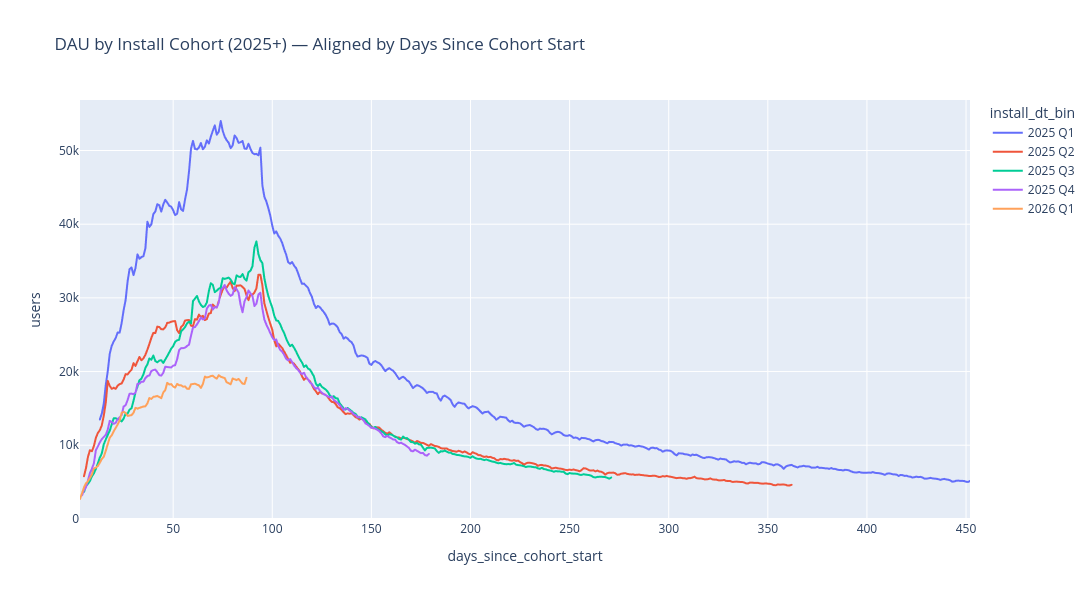

Here is the notebook cell this chart was saved with:
### Code cell
# Create a chart with install cohorts from 2025 onwards, aligned by days since cohort start
cohort_data_2025_plus = cohort_data[cohort_data['install_dt_bin'].isin(['2025 Q1', '2025 Q2', '2025 Q3', '2025 Q4', '2026 Q1'])]

# Get the install start date for each cohort
cohort_starts = {
    '2025 Q1': pd.Timestamp('2025-01-01'),
    '2025 Q2': pd.Timestamp('2025-04-01'),
    '2025 Q3': pd.Timestamp('2025-07-01'),
    '2025 Q4': pd.Timestamp('2025-10-01'),
    '2026 Q1': pd.Timestamp('2026-01-01'),
}

# Add days since cohort start
cohort_data_2025_plus_aligned = cohort_data_2025_plus.copy()
cohort_data_2025_plus_aligned['days_since_cohort_start'] = cohort_data_2025_plus_aligned.apply(
    lambda row: (pd.Timestamp(row['dt']) - cohort_starts[row['install_dt_bin']]).days,
    axis=1
)

fig = px.line(
    cohort_data_2025_plus_aligned,
    x='days_since_cohort_start',
    y='users',
    color='install_dt_bin',
    title='DAU by Install Cohort (2025+) — Aligned by Days Since Cohort Start',
    hover_data={'install_dt_bin': True, 'pct_users': ':.2%', 'users': ':.0f'},
    markers=False,
)

fig.update_layout(
    height=600,
    width=1200,
)

fig.show()

### Figure 1 — Plotly figure (JSON) as saved in the notebook; plotly's stock layout.template omitted (floating-point values rounded to 4 significant figures; data arrays with more than 128 entries replaced by an {"elided": "..."} marker saying what was removed)
{"data": [{"customdata": {"elided": "440x2 mixed values"}, "hovertemplate": "install_dt_bin=%{customdata[0]}<br>days_since_cohort_start=%{x}<br>users=%{y:.0f}<br>pct_users=%{customdata[1]:.2%}<extra></extra>", "legendgroup": "2025 Q1", "line": {"color": "#636efa", "dash": "solid"}, "marker": {"symbol": "circle"}, "mode": "lines", "name": "2025 Q1", "showlegend": true, "type": "scattergl", "x": {"elided": "440 int values"}, "xaxis": "x", "y": {"elided": "440 int values"}, "yaxis": "y"}, {"customdata": {"elided": "358x2 mixed values"}, "hovertemplate": "install_dt_bin=%{customdata[0]}<br>days_since_cohort_start=%{x}<br>users=%{y:.0f}<br>pct_users=%{customdata[1]:.2%}<extra></extra>", "legendgroup": "2025 Q2", "line": {"color": "#EF553B", "dash": "solid"}, "marker": {"symbol": "circle"}, "mode": "lines", "name": "2025 Q2", "showlegend": true, "type": "scattergl", "x": {"elided": "358 int values"}, "xaxis": "x", "y": {"elided": "358 int values"}, "yaxis": "y"}, {"customdata": {"elided": "267x2 mixed values"}, "hovertemplate": "install_dt_bin=%{customdata[0]}<br>days_since_cohort_start=%{x}<br>users=%{y:.0f}<br>pct_users=%{customdata[1]:.2%}<extra></extra>", "legendgroup": "2025 Q3", "line": {"color": "#00cc96", "dash": "solid"}, "marker": {"symbol": "circle"}, "mode": "lines", "name": "2025 Q3", "showlegend": true, "type": "scattergl", "x": {"elided": "267 int values"}, "xaxis": "x", "y": {"elided": "267 int values"}, "yaxis": "y"}, {"customdata": {"elided": "176x2 mixed values"}, "hovertemplate": "install_dt_bin=%{customdata[0]}<br>days_since_cohort_start=%{x}<br>users=%{y:.0f}<br>pct_users=%{customdata[1]:.2%}<extra></extra>", "legendgroup": "2025 Q4", "line": {"color": "#ab63fa", "dash": "solid"}, "marker": {"symbol": "circle"}, "mode": "lines", "name": "2025 Q4", "showlegend": true, "type": "scattergl", "x": {"elided": "176 int values"}, "xaxis": "x", "y": {"elided": "176 int values"}, "yaxis": "y"}, {"customdata": {"elided": "85x2 mixed values"}, "hovertemplate": "install_dt_bin=%{customdata[0]}<br>days_since_cohort_start=%{x}<br>users=%{y:.0f}<br>pct_users=%{customdata[1]:.2%}<extra></extra>", "legendgroup": "2026 Q1", "line": {"color": "#FFA15A", "dash": "solid"}, "marker": {"symbol": "circle"}, "mode": "lines", "name": "2026 Q1", "showlegend": true, "type": "scattergl", "x": [3, 4, 5, 6, 7, 8, 9, 10, 11, 12, 13, 14, 15, 16, 17, 18, 19, 20, 21, 22, 23, 24, 25, 26, 27, 28, 29, 30, 31, 32, 33, 34, 35, 36, 37, 38, 39, 40, 41, 42, 43, 44, 45, 46, 47, 48, 49, 50, 51, 52, 53, 54, 55, 56, 57, 58, 59, 60, 61, 62, 63, 64, 65, 66, 67, 68, 69, 70, 71, 72, 73, 74, 75, 76, 77, 78, 79, 80, 81, 82, 83, 84, 85, 86, 87], "xaxis": "x", "y": [2703, 3473, 4265, 4831, 5114, 5543, 6047, 6815, 6965, 7174, 7622, 8130, 8432, 9245, 10150, 11018, 11352, 11901, 12348, 12815, 13358, 14378, 14543, 14390, 13985, 14034, 14079, 14416, 15084, 14963, 15072, 15166, 15250, 15284, 15676, 16415, 16284, 16569, 16612, 16690, 16551, 16371, 17163, 17477, 18469, 18250, 18294, 17969, 17818, 18328, 18136, 18138, 17950, 17985, 17666, 17645, 18264, 18312, 18349, 18231, 18123, 17781, 18316, 19310, 19198, 19265, 19386, 19429, 19196, 19036, 19507, 19298, 19201, 19110, 18546, 18423, 18263, 19052, 18953, 18839, 19004, 18684, 18360, 18321, 19154], "yaxis": "y"}], "layout": {"height": 600, "legend": {"title": {"text": "install_dt_bin"}, "tracegroupgap": 0}, "title": {"text": "DAU by Install Cohort (2025+) — Aligned by Days Since Cohort Start"}, "width": 1200, "xaxis": {"anchor": "y", "domain": [0, 1], "title": {"text": "days_since_cohort_start"}}, "yaxis": {"anchor": "x", "domain": [0, 1], "title": {"text": "users"}}}}
